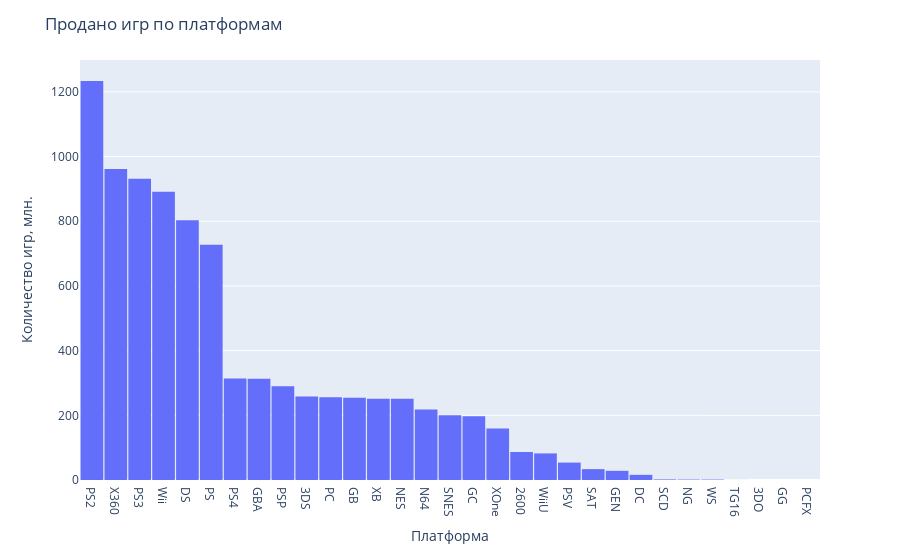

Notebook cell for this chart:
### Markdown cell above
Практически на всех платформах бурный рост продаж первые несколько лет, пик, и такой же резкий спад. Период пиковых продаж редко превышает 2-3 года. Развитие технологий и конкуренция оказывают сильное влияние

Если сравнить по динамике например PS3 и PS4 преодолели 100 млн. копий на третий год существования приставок. Xbox 360 также практически набрала 100 млн. копий на третий год. Пик продаж приходится 175 млн. у X360 и 162 млн. у PS3.\
А вот XOne с трудом набрала 60 млн. Даже если учесть факт того что Microsoft сделала кросплатформенность с PC, резкого роста продаж на PC тоже не видно. Судя по этим данным дела с продажами у Microsoft стоят хуже.

### Code cell
platform_all_sales = data.pivot_table(index='platform', 
                                      values='all_sales', 
                                      aggfunc='sum').sort_values('all_sales', ascending=False).reset_index()

fig = px.histogram(platform_all_sales, x='platform', y='all_sales')
fig.update_layout(bargap=0.05, 
                  title_text='Продано игр по платформам',
                  xaxis_title_text='Платформа',
                  yaxis_title_text='Количество игр, млн.')
fig.show()

### Figure 1 — Plotly figure (JSON) as saved in the notebook; plotly's stock layout.template omitted (floating-point values rounded to 4 significant figures)
{"data": [{"alignmentgroup": "True", "bingroup": "x", "histfunc": "sum", "hovertemplate": "platform=%{x}<br>sum of all_sales=%{y}<extra></extra>", "legendgroup": "", "marker": {"color": "#636efa", "pattern": {"shape": ""}}, "name": "", "offsetgroup": "", "orientation": "v", "showlegend": false, "type": "histogram", "x": ["PS2", "X360", "PS3", "Wii", "DS", "PS", "PS4", "GBA", "PSP", "3DS", "PC", "GB", "XB", "NES", "N64", "SNES", "GC", "XOne", "2600", "WiiU", "PSV", "SAT", "GEN", "DC", "SCD", "NG", "WS", "TG16", "3DO", "GG", "PCFX"], "xaxis": "x", "y": [1234.0, 961.2, 931.3, 891.2, 802.8, 727.6, 314.1, 312.9, 289.5, 257.8, 255.8, 254.4, 251.6, 251.1, 218.0, 200.0, 196.7, 159.3, 86.48, 82.19, 53.81, 33.59, 28.35, 15.95, 1.86, 1.44, 1.42, 0.16, 0.1, 0.04, 0.03], "yaxis": "y"}], "layout": {"bargap": 0.05, "barmode": "relative", "legend": {"tracegroupgap": 0}, "margin": {"t": 60}, "title": {"text": "Продано игр по платформам"}, "xaxis": {"anchor": "y", "domain": [0, 1], "title": {"text": "Платформа"}}, "yaxis": {"anchor": "x", "domain": [0, 1], "title": {"text": "Количество игр, млн."}}}}
